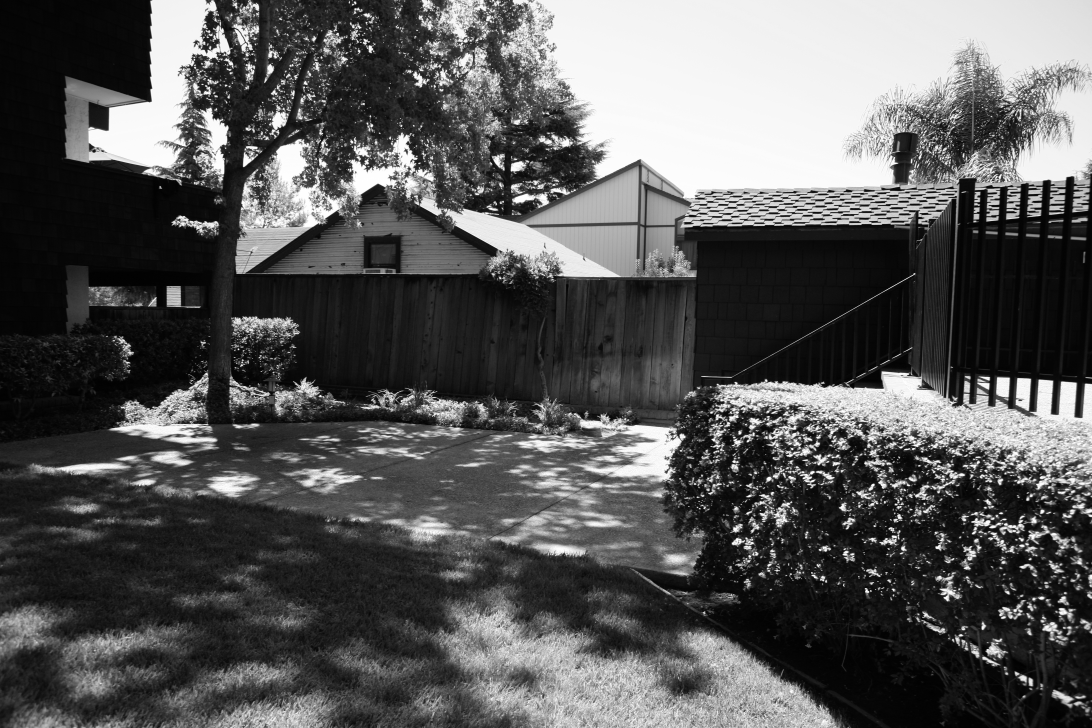
#> input picture yard-00.png, 1092 x 728 px, found by its file name
$ jupyter execute 1_feature_extraction_matching.ipynb
#> lines starting #> are read from the running program, lines starting #| are printed output that depends on the picture
    Workshop on Computer Vision and Image Processing
                14-24 Oct 2020, IIT Roorkee

    Lab Session: 1
    Phool Preet (Research Scholar) \\
    Prof. Raman Balasubramanian \\
    Computer Science and Engineering, IIT Roorkee \\

[cell 1]
import numpy as np
import matplotlib.pyplot as plt
import cv2              # open computer vision library
from skimage import io  # for loading images from url

Load the Images

[cell 2]
url_1 = "https://raw.githubusercontent.com/phoolpreet/CV_Stuff/main/yard-00.png"
url_2 = "https://raw.githubusercontent.com/phoolpreet/CV_Stuff/main/yard-01.png"
image_1 = io.imread(url_1)
#> image_1 is the input picture: shape (728, 1092); min 1, max 255, mean 87.4
image_2 = io.imread(url_2)
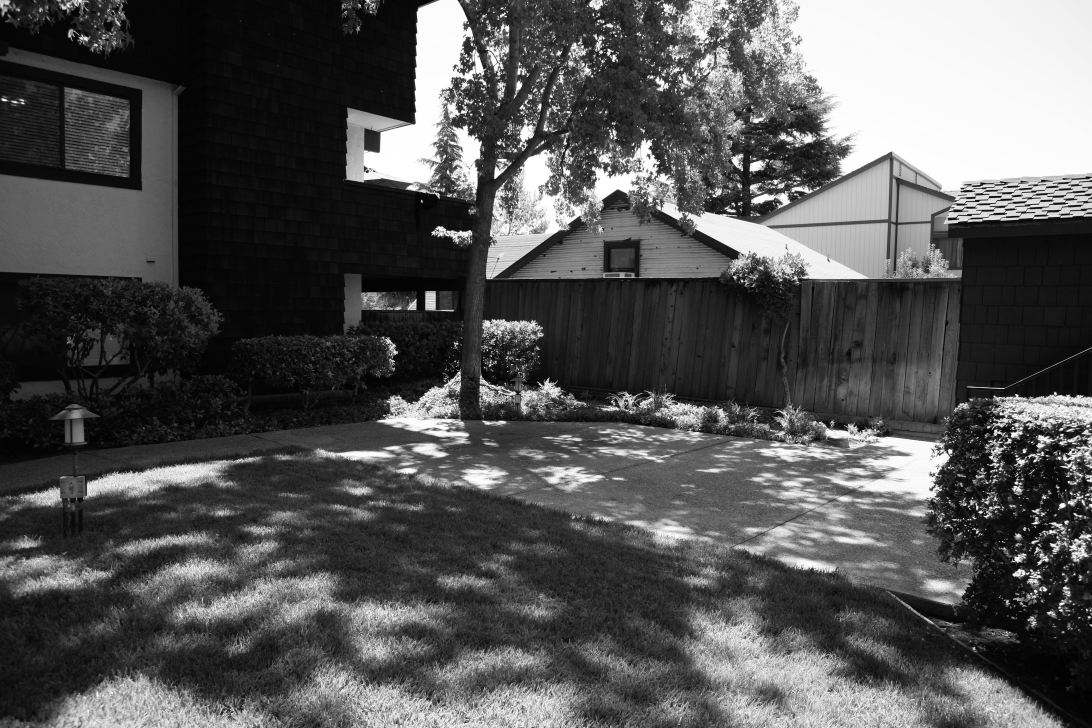
#> input picture yard-01.png, 1092 x 728 px, found by its file name
#> image_2 is the input picture: shape (728, 1092); min 1, max 255, mean 84.8

Visualize Images

[cell 3]
plt.imshow(image_1)
plt.show()
plt.imshow(image_2)
plt.show()

Detect ORB Keypoints and Features in the images

[cell 4]
orb1 = cv2.ORB_create(nfeatures=1000, scaleFactor=2, nlevels=6)
keypoints_1, descriptors_1 = orb1.detectAndCompute(image_1, mask=None)
#> keypoints_1 = 952 keypoints; strongest (x, y, size): (945, 598, 31), (937, 547, 31), (1042, 511, 31), (866, 590, 31)

orb2 = cv2.ORB_create(nfeatures=1000, scaleFactor=2, nlevels=4)
keypoints_2, descriptors_2 = orb2.detectAndCompute(image_2, mask=None)
#> keypoints_2 = 1000 keypoints; strongest (x, y, size): (996, 431, 31), (1009, 439, 31), (996, 434, 31), (1016, 482, 31)

Visualize the Keypoints

[cell 5]
img1_with_kp = cv2.drawKeypoints(image_1, keypoints_1, outImage=None, color=(0,255,0))
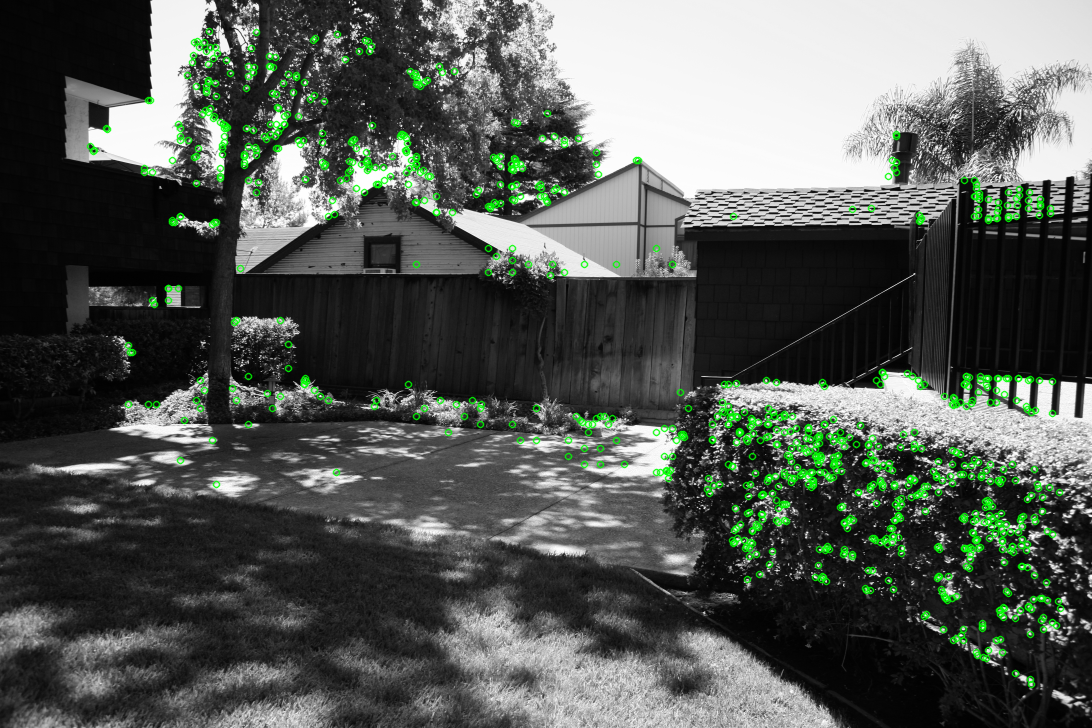
#> img1_with_kp: shape (728, 1092, 3); mean of channels 0, 1, 2 84.9, 90.9, 84.9; drawn as R, G, B
img2_with_kp = cv2.drawKeypoints(image_2, keypoints_2, outImage=None, color=(0,255,0))
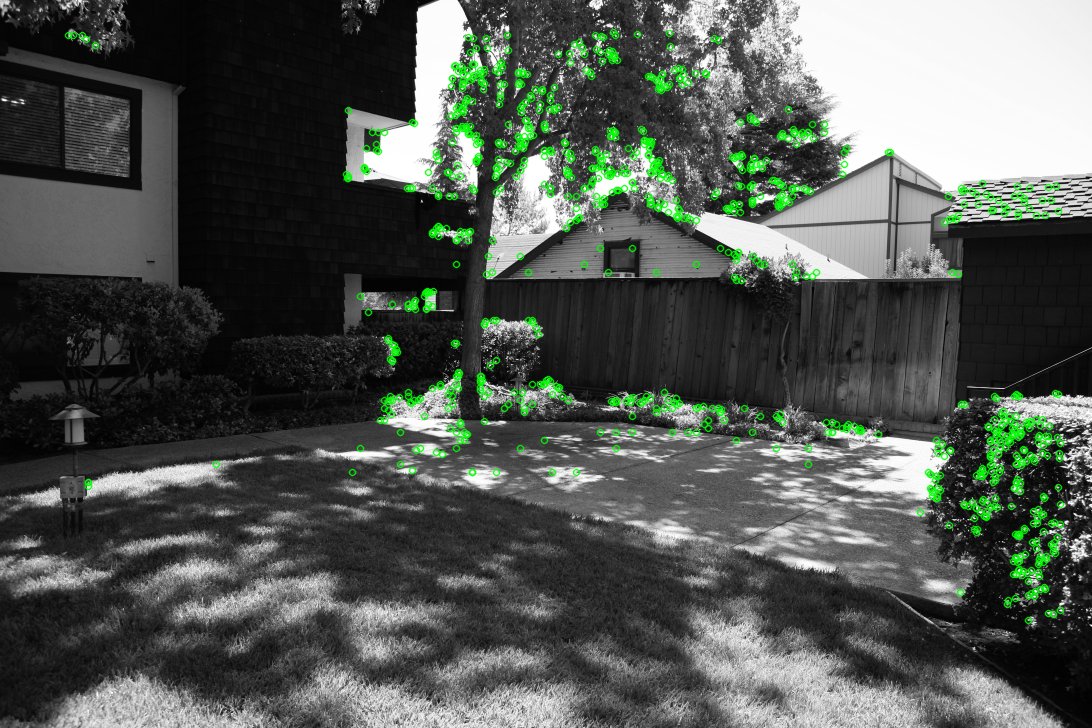
#> img2_with_kp: shape (728, 1092, 3); mean of channels 0, 1, 2 82, 88, 82; drawn as R, G, B
plt.figure(figsize = (12, 12))
plt.imshow(img1_with_kp)
plt.show()
plt.figure(figsize = (12, 12))
plt.imshow(img2_with_kp)
plt.show()

Inspect Kepoints and Descriptors

[cell 6]
print("No of keypoints detected in Image 1:", len(keypoints_1))
#| No of keypoints detected in Image 1: 952
print("No of keypoints detected in Image 2:", len(keypoints_2))
#| No of keypoints detected in Image 2: 1000
print("First Keypoint x,y location:", keypoints_1[0].pt)
#| First Keypoint x,y location: (737.0, 538.0)
print("Shape Descriptors_1:", descriptors_1.shape)
#| Shape Descriptors_1: (952, 32)
print("Shape Descriptors_2:", descriptors_2.shape)
#| Shape Descriptors_2: (1000, 32)
print("First Descriptor:", descriptors_1[0])
#| First Descriptor: [133 182  85   3  60  31 163 184  94 242  48 236 214 112 220 164  31  76
#|  122 127 227 244 125  31  44  30  37 116  92 171  73 189]

Match the descriptors of two images \\
OpenCV's Brute Force method \\
Alternative is FLANN: kd tree based matching

[cell 7]
matcher = cv2.BFMatcher()
matches = matcher.match(descriptors_1, descriptors_2)
#> matches = 952 matches

Visualize the matches

[cell 8]
match_img = cv2.drawMatches(image_1, keypoints_1, image_2, keypoints_2, matches[:50], outImg=None)
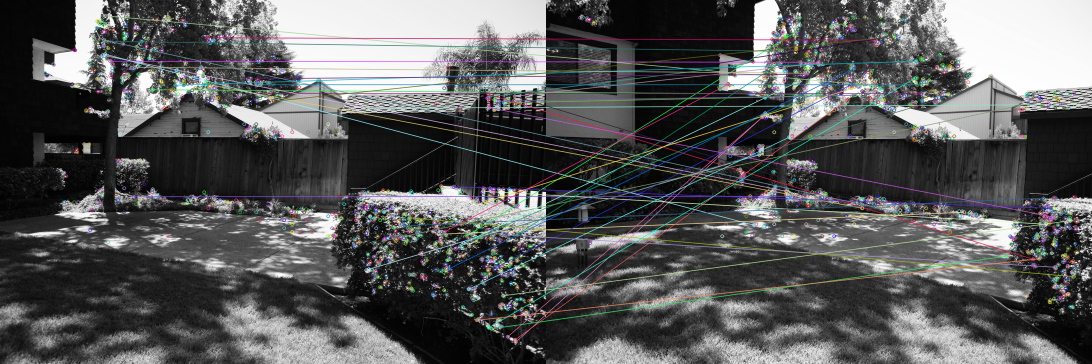
#> match_img: shape (728, 2184, 3) (shown at 1/2 size); mean of channels 0, 1, 2 88.4, 89, 89.2; drawn as R, G, B
plt.figure(figsize = (16, 8))
plt.imshow(match_img)
plt.show()
